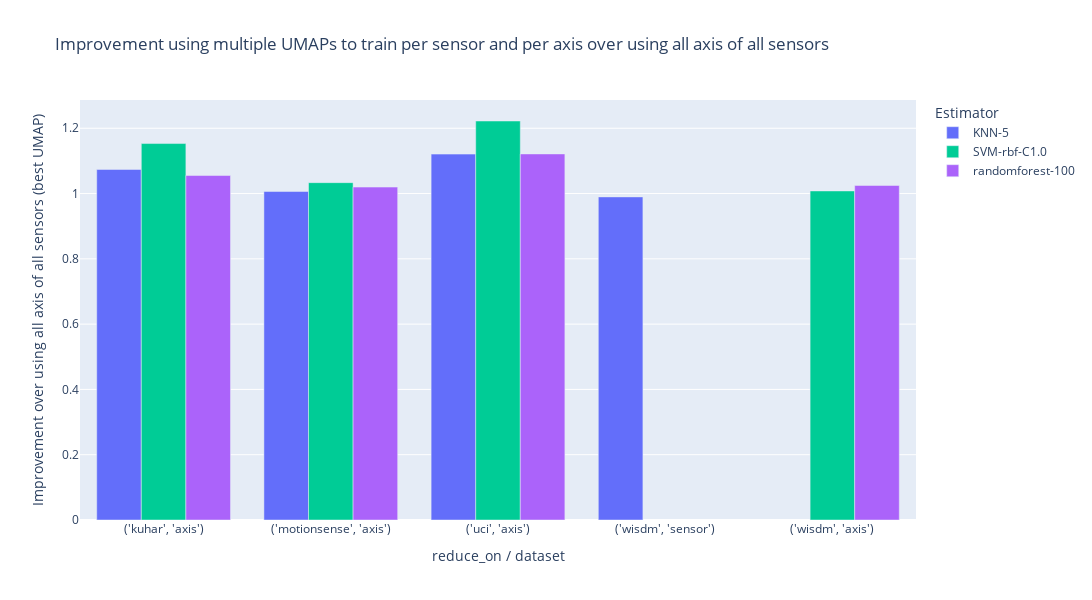

The cell this chart's notebook holds for it:
### Code cell
df = results.copy()
df = filter_domain_fft_only(df)
df = filter_features_all(df)
# df = filter_reducer_over_all(df)
df = filter_scaler_none(df)
df = filter_view_standardized_balanced(df)
df = best_of_each_umap(df)
df = filter_only_reducer_dataset_equals_train_dataset(df)
df = get_reduce_on_improvement(df)


fig = chart_bar_with_side_by_side(df, improvement_col="umap improvement", groupby="estimator", inner_group=["train_datasets", "reduce_on"])
fig.update_layout(
    title="Improvement using multiple UMAPs to train per sensor and per axis over using all axis of all sensors",
    xaxis_title="reduce_on / dataset",
    yaxis_title="Improvement over using all axis of all sensors (best UMAP)",
    legend_title="Estimator",
    width=1200,
    height=600
)
fig.show()

### Figure 1 — Plotly figure (JSON) as saved in the notebook; plotly's stock layout.template omitted (floating-point values rounded to 4 significant figures)
{"data": [{"marker": {"color": "#636EFA"}, "name": "KNN-5", "type": "bar", "x": ["('kuhar', 'axis')", "('motionsense', 'axis')", "('uci', 'axis')", "('wisdm', 'sensor')"], "y": [1.074, 1.006, 1.121, 0.9897]}, {"marker": {"color": "#00CC96"}, "name": "SVM-rbf-C1.0", "type": "bar", "x": ["('kuhar', 'axis')", "('motionsense', 'axis')", "('uci', 'axis')", "('wisdm', 'axis')"], "y": [1.153, 1.033, 1.222, 1.008]}, {"marker": {"color": "#AB63FA"}, "name": "randomforest-100", "type": "bar", "x": ["('kuhar', 'axis')", "('motionsense', 'axis')", "('uci', 'axis')", "('wisdm', 'axis')"], "y": [1.055, 1.02, 1.121, 1.025]}], "layout": {"height": 600, "legend": {"title": {"text": "Estimator"}}, "title": {"text": "Improvement using multiple UMAPs to train per sensor and per axis over using all axis of all sensors"}, "width": 1200, "xaxis": {"title": {"text": "reduce_on / dataset"}}, "yaxis": {"title": {"text": "Improvement over using all axis of all sensors (best UMAP)"}}}}
